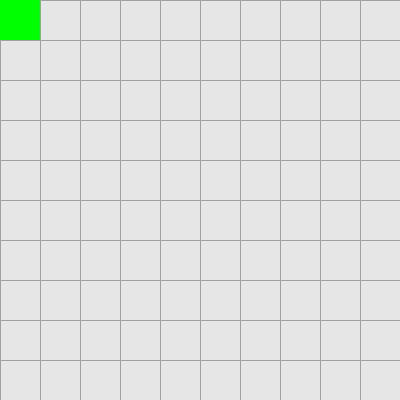
Frame 1 (no input)
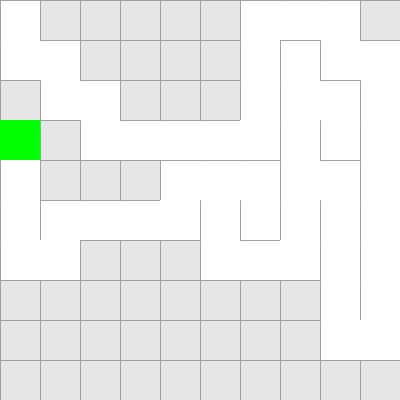
Frame 60 (the mouse pressed at the canvas centre just before this capture)
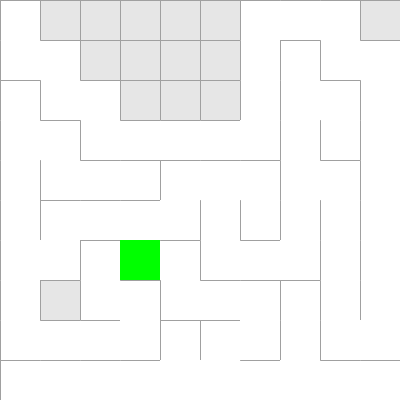
Frame 120 (the mouse held since frame 60 and released just before this capture)

The Processing sketch that drew these frames (run headless with seeded random() and noise(); from frame 60 on, the mouse is pressed at the canvas centre):

// Processing sketch: MazeTest4
// ── MazeTest4.pde
int cols, rows;
int w = 40;
Cell[][] grid;
Cell current;
ArrayList<Cell> stack = new ArrayList<Cell>();
boolean slow = false;

void setup() {
  size(400, 400);
  if (slow) frameRate(5); else frameRate(600);
  cols = floor(width/w);
  rows = floor(height/w);
  grid = new Cell[cols][rows];
  for (int j = 0; j < rows; j++) {
    for (int i = 0; i < cols; i++) {
      grid[i][j] = new Cell(i, j);
    }
  }
  current = grid[0][0];
}

void draw() {
  println(frameRate);
  background(230);
  for (int j = 0; j < rows; j++) {
    for (int i = 0; i < cols; i++) {
      grid[i][j].show();
    }
  }
  current.visited = true;
  current.highlight();
  Cell next = current.checkNeighbours();
  if (next != null) {
    stack.add(current);
    if (current.i - next.i == -1) {
      current.wall[1] = false;
      next.wall[3] = false;
    } else if (current.i - next.i == 1) {
      current.wall[3] = false;
      next.wall[1] = false;
    }
    if (current.j - next.j == -1) {
      current.wall[2] = false;
      next.wall[0] = false;
    } else if (current.j - next.j == 1) {
      current.wall[0] = false;
      next.wall[2] = false;
    }
    current = next;
  } else if (stack.size() > 0) {
    current = stack.get(stack.size() - 1);
    stack.remove(stack.size() - 1);
  }
}

class Cell {
  int i, j;
  boolean[] wall = {true, true, true, true};
  boolean visited = false;
  Cell(int i_, int j_) {
    i = i_;
    j = j_;
  }
  Cell checkNeighbours() {
    ArrayList<Cell> neighbours = new ArrayList<Cell>();
    if (j - 1 != -1 && !grid[i][j - 1].visited) neighbours.add(grid[i][j - 1]);
    if (i + 1 != cols && !grid[i + 1][j].visited) neighbours.add(grid[i + 1][j]);
    if (j + 1 != rows && !grid[i][j + 1].visited) neighbours.add(grid[i][j + 1]);
    if (i - 1 != -1 && !grid[i - 1][j].visited) neighbours.add(grid[i - 1][j]);
    if (neighbours.size() > 0) {
      int r = floor(random(neighbours.size()));
      return neighbours.get(r);
    } else {
      return null;
    }
  }
  void show() {
    int x = i*w;
    int y = j*w;
    if (visited) {
      noStroke();
      fill(255);
      rect(x, y, w, w);
    }
    stroke(160);
    if (wall[0]) line(x, y, x + w, y);
    if (wall[1]) line(x + w, y, x + w, y + w);
    if (wall[2]) line(x + w, y + w, x, y + w);
    if (wall[3]) line(x, y + w, x, y);
  }
  void highlight() {
    int x = i*w;
    int y = j*w;
    noStroke();
    fill(0, 255, 0);
    rect(x, y, w, w);
  }
}
